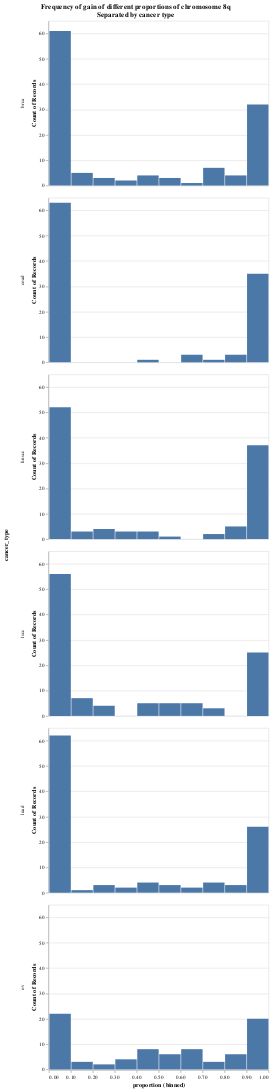

Source (notebook cell):
### Code cell
# By cancer type
split_cancers_histo = alt.Chart(has_event).mark_bar().encode(
    x=alt.X(
        "proportion",
        bin=True
    ),
    y="count()",
    row="cancer_type",
).properties(
    title=[
        f"Frequency of {EVENT_TYPE} of different proportions of chromosome {CHROMOSOME}{ARM}",
        "Separated by cancer type"
    ]
).configure_title(
    anchor="middle"
)

split_cancers_histo

### Figure 1 — Vega-Lite specification as saved in the notebook (floating-point values rounded to 4 significant figures; data arrays with more than 128 entries replaced by an {"elided": "..."} marker saying what was removed)
{"config": {"view": {"continuousWidth": 400, "continuousHeight": 300}, "title": {"anchor": "middle"}}, "data": {"name": "data-a7efaa6713ee71440856b83eccfa69f4"}, "mark": "bar", "encoding": {"row": {"field": "cancer_type", "type": "nominal"}, "x": {"bin": true, "field": "proportion", "type": "quantitative"}, "y": {"aggregate": "count", "type": "quantitative"}}, "title": ["Frequency of gain of different proportions of chromosome 8q", "Separated by cancer type"], "$schema": "https://vega.github.io/schema/vega-lite/v4.17.0.json", "datasets": {"data-a7efaa6713ee71440856b83eccfa69f4": {"elided": "640 records"}}}
